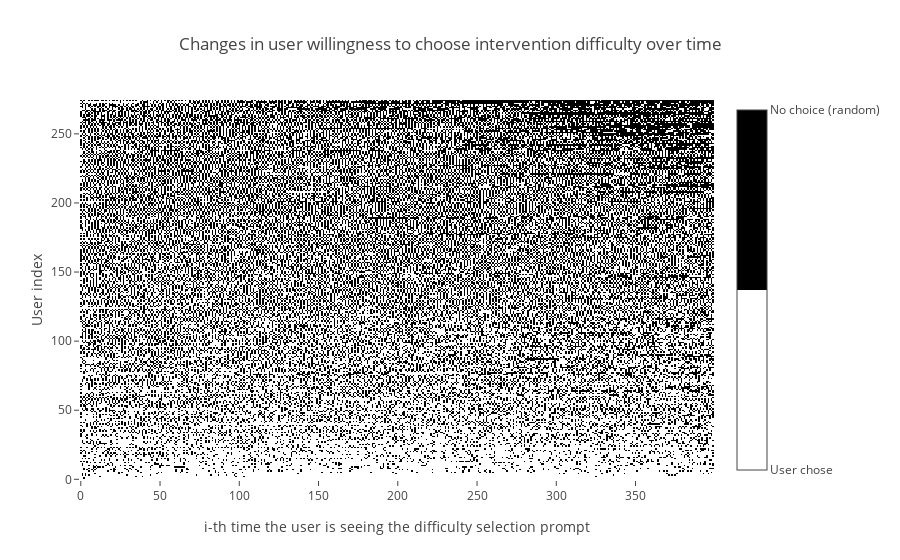

The notebook cell this image was saved under:
### Markdown cell above
Alternative visualization, showing it at the individual user level. Still doesn’t seem to be changing over time. heatmap of whether the user makes a choice (1) or goes for default randomly chosen difficulty after 10-second timeout (0). 174 users (x-axis) visualized over the first 400 difficulty choice prompts (y-axis). restricted to users who were in the 0.5 ab-test (the prompt is shown 50% of the time, other 50% of the time it goes with most frequently chosen one). users sorted in increasing choice levels. don't see any clear trends over time - users' willingness to answer the experience sampling question seems fairly static

### Code cell
from difficulty_choices import plot_israndom_choices_heatmap
plot_israndom_choices_heatmap()

### Figure 1 — Plotly figure (JSON) as saved in the notebook; plotly's stock layout.template omitted (floating-point values rounded to 4 significant figures; data arrays with more than 128 entries replaced by an {"elided": "..."} marker saying what was removed)
{"data": [{"colorbar": {"tickmode": "array", "ticktext": ["User chose", "No choice (random)"], "tickvals": [0, 1]}, "colorscale": [[0, "rgb(255, 255, 255)"], [0.5, "rgb(255, 255, 255)"], [0.5, "rgb(0, 0, 0)"], [1, "rgb(0, 0, 0)"]], "showscale": true, "type": "heatmap", "uid": "70ac0ee6-16d5-4c40-a0e3-39568e86cb37", "z": {"elided": "275x400 int values"}}], "layout": {"title": {"text": "Changes in user willingness to choose intervention difficulty over time"}, "xaxis": {"title": {"text": "i-th time the user is seeing the difficulty selection prompt"}}, "yaxis": {"title": {"text": "User index"}}}}
